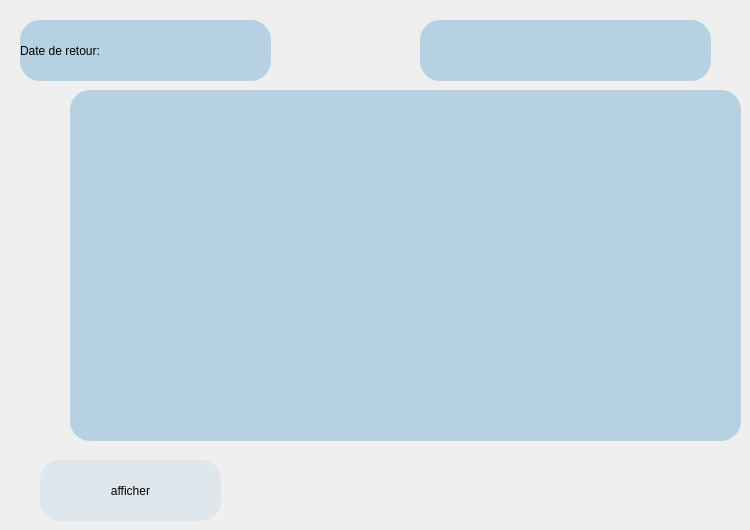
      <widget class="QWidget" name="date_retour">
       <widget class="QLabel" name="res101">
        <property name="geometry">
         <rect>
          <x>70</x>
          <y>90</y>
          <width>671</width>
          <height>351</height>
         </rect>
        </property>
        <property name="styleSheet">
         <string notr="true">font: 12pt &quot;Palatino Linotype&quot;;
background-color: rgb(182, 209, 226);
border-radius:20px;</string>
        </property>
        <property name="text">
         <string/>
        </property>
       </widget>
       <widget class="QLabel" name="label_53">
        <property name="geometry">
         <rect>
          <x>20</x>
          <y>20</y>
          <width>251</width>
          <height>61</height>
         </rect>
        </property>
        <property name="styleSheet">
         <string notr="true">font: 12pt &quot;Palatino Linotype&quot;;
background-color: rgb(182, 209, 226);
border-radius:20px;</string>
        </property>
        <property name="text">
         <string>Date de retour:</string>
        </property>
       </widget>
       <widget class="QLineEdit" name="date_ret">
        <property name="geometry">
         <rect>
          <x>420</x>
          <y>20</y>
          <width>291</width>
          <height>61</height>
         </rect>
        </property>
        <property name="styleSheet">
         <string notr="true">font: 12pt &quot;Palatino Linotype&quot;;
background-color: rgb(182, 209, 226);
border-radius:20px;</string>
        </property>
       </widget>
       <widget class="QPushButton" name="ret">
        <property name="geometry">
         <rect>
          <x>40</x>
          <y>460</y>
          <width>181</width>
          <height>61</height>
         </rect>
        </property>
        <property name="styleSheet">
         <string notr="true">border-radius:20px;
background-color: rgb(197, 225, 236);
color: rgb(0, 0, 0);
background-color: rgb(223, 230, 236);</string>
        </property>
        <property name="text">
         <string>afficher</string>
        </property>
       </widget>
      </widget>
